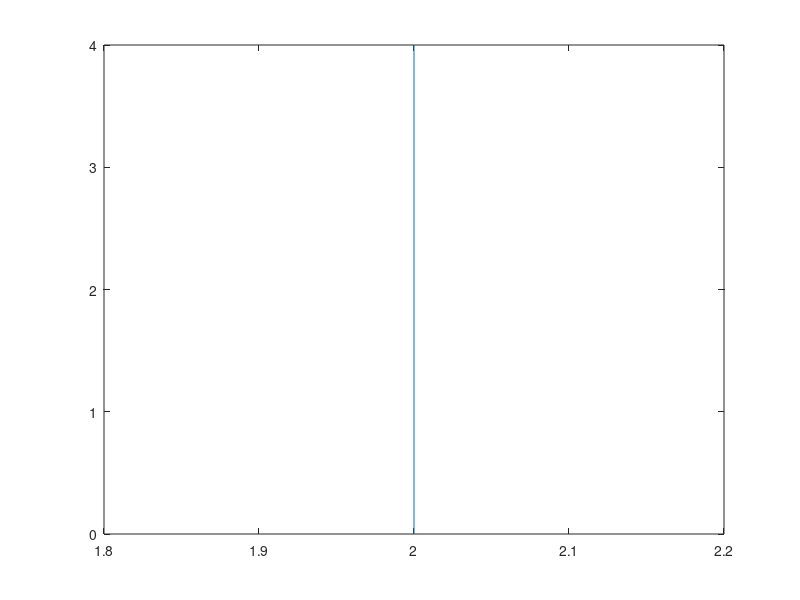

MATLAB code to generate this figure:
plot([0,1,1,2,2,3,3,4,4],[0,0,1,1,2,2,3,3,4]);
plot([0,4],[2,2]);
plot([2,2],[0,4]);
% Note that you don't need to specify 'hold on' 
% to keep plotting on the same axis for the icon.
text(0.3,3,'ADC');
